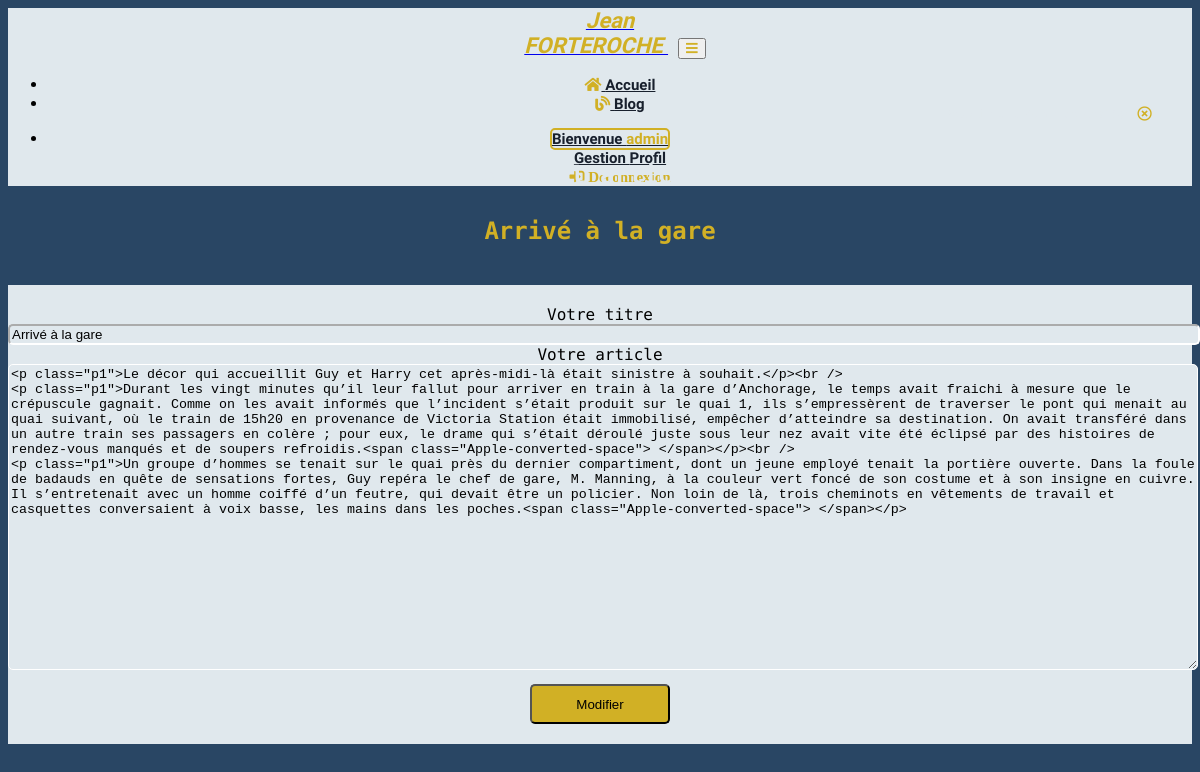
Screenshot of /index.php?action=editPostAdmin&id=1 (signed in) with the database file from the repository.
### tables this page shows
CREATE TABLE `post` (
  `id` int(11) NOT NULL,
  `date_creation` datetime NOT NULL,
  `id_author` int(11) NOT NULL,
  `title` varchar(255) NOT NULL,
  `content` text NOT NULL
);

### controller/BackEndController.php (called while the page is built, shortened)
<?php
require("model/BackEndManager.php");
class BackEndController
{
    public function editPostAdmin()
    {
        if (isset($_GET['id'])) {
            $req = new BackEndManager;
        }
        $postAdmin = $req->getPostAdmin($_GET["id"]);
        require("view/backend/post/editPost.php");
    }
}

### model/BackEndManager.php (called while the page is built, shortened)
<?php
class BackEndManager extends Manager
{
    public function getPostAdmin($postId)
    {
        $bdd = $this->dbConnect();
        $req = $bdd->prepare(
            'SELECT id, id_author, title, content, DATE_FORMAT(date_creation, "%d/%m/%Y à %Hh%imin%ss") AS creation_date_fr FROM post WHERE id = ?'
        );
        $req->execute(array($postId));
        $post = $req->fetch();
        return $post;
    }
}

### view/backend/post/editPost.php (the view, shortened to what this page needs)
<?php include("./view/includes/navigation.php"); ?>
<p class="comeBack"> Revenir à l'écran de gestion <a href="index.php?action=listPostAdmin"><i class="far fa-times-circle fa-lg"></i> </a> </p>
<section class="col-md-10 offset-md-1" id="interfaceAdmin">
    <h2> Editer l'article : <br /><br /> <span class="yellow"> <?= htmlspecialchars($postAdmin["title"]); ?> <span> </h2>
    <div class="col-md-10 offset-md-1 text-left" id="editArticle">
        <form action="" method="post">
            <div class="row">
                <div class="col-md-10 offset-md-1">
                    <label for="input_NewTitle"> Votre titre </label>
                    <input type="text" class="formInput" id="input_NewTitle" name="input_NewTitle" value="<?= htmlspecialchars($postAdmin["title"]); ?>">
                </div>
            </div>
            <div class="row">
                <div class="col-md-10 offset-md-1">
                    <label for="input_NewContent"> Votre article </label>
                    <textarea id="mytextarea" name="input_NewContent" class="formInput" rows="20"><?= nl2br($postAdmin["content"]); ?></textarea>
                </div>
            </div>
            <div class="row">
                <div class="col-md-12 text-center">
                    <button class="submitYellow"> Modifier </button>
                </div>
            </div>
        </form>
    </div>
</section>
<?php require("./view/includes/template.php"); ?>

### assets/css/style.css (style rules this page uses)
body { font-family: 'Source Code Pro'; background-color: #294664; }
.fas, .far, .fab { color: #d1b025; }
.formInput { width: 100%; background-color: #e0e8ed; border-radius: 5px; border-color: white; }
#interfaceAdmin { text-align: center; }
#interfaceAdmin h2 { margin: 40px auto; color: #e0e8ed; }
.comeBack { text-align: right; margin: 10px 40px 0 0; font-size: 11px; color: #e0e8ed; }
.yellow { color: #d1b025; }
.submitYellow { width: 140px; height: 40px; border-radius: 5px; margin: 10px 10px 20px 10px; background-color: #d1b025; }
#editArticle { background-color: #e0e8ed; margin: 20px auto; padding-top: 20px; }

### rows the page displays
post: title "Arrivé à la gare", input_NewTitle "Arrivé à la gare", input_NewContent "<p class=\"p1\">Le décor qui accueillit Guy et Harry cet après-midi-là était sinistre à souhait.</p><br /> <p class=\"p1\">Durant les vingt minutes qu’il leur fallut pour arriver en train à la gare d’Anchorage, le temps avait fraichi à mesure que le crépuscule gagnait. Comme on les avait informés que l’incident s’était produit sur le quai 1, ils s’empressèrent de traverser le pont qui menait au quai suivant, où le train de 15h20 en provenance de Victoria Station était immobilisé, empêcher d’atteindre sa destination. On avait transféré dans un autre train ses passagers en colère ; pour eux, le drame qui s’était déroulé juste sous leur nez avait vite été éclipsé par des histoires de rendez-vous…"

### other values shown
$_SESSION['pseudo'] "admin"
